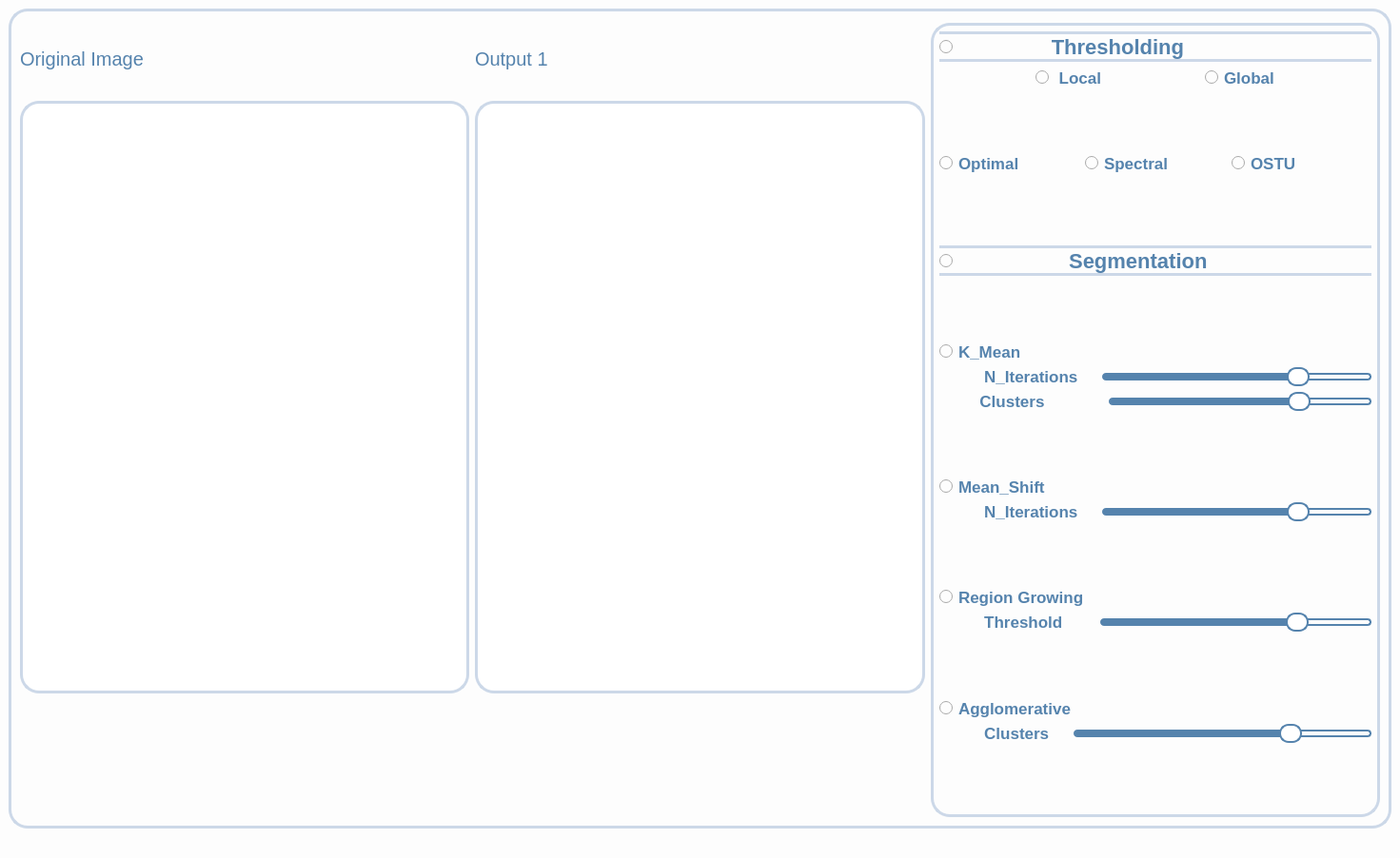
<?xml version="1.0" encoding="UTF-8"?>
<ui version="4.0">
 <class>MainWindow</class>
 <widget class="QMainWindow" name="MainWindow">
  <property name="geometry">
   <rect>
    <x>0</x>
    <y>0</y>
    <width>1471</width>
    <height>902</height>
   </rect>
  </property>
  <property name="windowTitle">
   <string>MainWindow</string>
  </property>
  <property name="styleSheet">
   <string notr="true">background:#fdfdfd;</string>
  </property>
  <widget class="QWidget" name="centralwidget">
   <layout class="QHBoxLayout" name="horizontalLayout">
    <item>
     <widget class="QGroupBox" name="groupBox_3">
      <property name="maximumSize">
       <size>
        <width>1877</width>
        <height>900</height>
       </size>
      </property>
      <property name="styleSheet">
       <string notr="true">background:#fdfdfd;
  border: 3px solid#ccd8e8;
  border-radius: 20px;</string>
      </property>
      <property name="title">
       <string/>
      </property>
      <layout class="QGridLayout" name="gridLayout_7">
       <item row="0" column="2">
        <widget class="QWidget" name="widget_11" native="true">
         <property name="sizePolicy">
          <sizepolicy hsizetype="Expanding" vsizetype="Expanding">
           <horstretch>0</horstretch>
           <verstretch>0</verstretch>
          </sizepolicy>
         </property>
         <property name="styleSheet">
          <string notr="true">
background:#fdfdfd;
  border: 3px solid #ccd8e8;
  border-radius: 20px;</string>
         </property>
         <layout class="QHBoxLayout" name="horizontalLayout_23">
          <item>
           <layout class="QVBoxLayout" name="verticalLayout_9">
            <item>
             <widget class="QRadioButton" name="RadioButton_Harris_2">
              <property name="font">
               <font>
                <pointsize>-1</pointsize>
                <weight>75</weight>
                <bold>true</bold>
               </font>
              </property>
              <property name="styleSheet">
               <string notr="true">Font-size:22px;
font-weight:bold;
background:#fdfdfd;
color:#5583ad;
 border-top: 3px solid #ccd8e8;
 border-bottom: 3px solid#ccd8e8;
border-left:None;
border-right:None;
</string>
              </property>
              <property name="text">
               <string>                Thresholding</string>
              </property>
              <property name="checked">
               <bool>false</bool>
              </property>
             </widget>
            </item>
            <item>
             <layout class="QHBoxLayout" name="horizontalLayout_46">
              <item>
               <spacer name="horizontalSpacer">
                <property name="orientation">
                 <enum>Qt::Horizontal</enum>
                </property>
                <property name="sizeHint" stdset="0">
                 <size>
                  <width>40</width>
                  <height>20</height>
                 </size>
                </property>
               </spacer>
              </item>
              <item>
               <widget class="QRadioButton" name="radioButton_5">
                <property name="styleSheet">
                 <string notr="true">Font-size:17px;
font-weight:bold;
background:#fdfdfd;
color:#5583ad;

border:None;</string>
                </property>
                <property name="text">
                 <string> Local</string>
                </property>
               </widget>
              </item>
              <item>
               <spacer name="horizontalSpacer_3">
                <property name="orientation">
                 <enum>Qt::Horizontal</enum>
                </property>
                <property name="sizeHint" stdset="0">
                 <size>
                  <width>40</width>
                  <height>20</height>
                 </size>
                </property>
               </spacer>
              </item>
              <item>
               <widget class="QRadioButton" name="radioButton_6">
                <property name="styleSheet">
                 <string notr="true">Font-size:17px;
font-weight:bold;
background:#fdfdfd;
color:#5583ad;

border:None;</string>
                </property>
                <property name="text">
                 <string>Global</string>
                </property>
               </widget>
              </item>
              <item>
               <spacer name="horizontalSpacer_2">
                <property name="orientation">
                 <enum>Qt::Horizontal</enum>
                </property>
                <property name="sizeHint" stdset="0">
                 <size>
                  <width>40</width>
                  <height>20</height>
                 </size>
                </property>
               </spacer>
              </item>
             </layout>
            </item>
            <item>
             <spacer name="verticalSpacer_5">
              <property name="orientation">
               <enum>Qt::Vertical</enum>
              </property>
              <property name="sizeHint" stdset="0">
               <size>
                <width>20</width>
                <height>40</height>
               </size>
              </property>
             </spacer>
            </item>
            <item>
             <layout class="QHBoxLayout" name="horizontalLayout_24">
              <item>
               <widget class="QRadioButton" name="radioButton_optimal">
                <property name="styleSheet">
                 <string notr="true">Font-size:17px;
font-weight:bold;
background:#fdfdfd;
color:#5583ad;

border:None;</string>
                </property>
                <property name="text">
                 <string>Optimal</string>
                </property>
               </widget>
              </item>
              <item>
               <widget class="QRadioButton" name="radioButton_spectral">
                <property name="styleSheet">
                 <string notr="true">Font-size:17px;
font-weight:bold;
background:#fdfdfd;
color:#5583ad;

border:None;</string>
                </property>
                <property name="text">
                 <string>Spectral</string>
                </property>
               </widget>
              </item>
              <item>
               <widget class="QRadioButton" name="radioButton_otsu">
                <property name="styleSheet">
                 <string notr="true">Font-size:17px;
font-weight:bold;
background:#fdfdfd;
color:#5583ad;

border:None;</string>
                </property>
                <property name="text">
                 <string>OSTU</string>
                </property>
               </widget>
              </item>
             </layout>
            </item>
            <item>
             <widget class="Line" name="line_7">
              <property name="font">
               <font>
                <pointsize>5</pointsize>
               </font>
              </property>
              <property name="styleSheet">
               <string notr="true">border: 1px solid black;</string>
              </property>
              <property name="lineWidth">
               <number>0</number>
              </property>
              <property name="orientation">
               <enum>Qt::Vertical</enum>
              </property>
             </widget>
            </item>
            <item>
             <spacer name="verticalSpacer_9">
              <property name="orientation">
               <enum>Qt::Vertical</enum>
              </property>
              <property name="sizeHint" stdset="0">
               <size>
                <width>20</width>
                <height>40</height>
               </size>
              </property>
             </spacer>
            </item>
            <item>
             <widget class="QRadioButton" name="RadioButton_SIFT_2">
              <property name="font">
               <font>
                <pointsize>-1</pointsize>
                <weight>75</weight>
                <bold>true</bold>
               </font>
              </property>
              <property name="styleSheet">
               <string notr="true">Font-size:22px;
font-weight:bold;
background:#fdfdfd;
color:#5583ad;
 border-top: 3px solid #ccd8e8;
 border-bottom: 3px solid#ccd8e8;
border-left:None;
border-right:None;
</string>
              </property>
              <property name="text">
               <string>                   Segmentation</string>
              </property>
              <property name="checked">
               <bool>false</bool>
              </property>
             </widget>
            </item>
            <item>
             <spacer name="verticalSpacer_3">
              <property name="orientation">
               <enum>Qt::Vertical</enum>
              </property>
              <property name="sizeHint" stdset="0">
               <size>
                <width>20</width>
                <height>40</height>
               </size>
              </property>
             </spacer>
            </item>
            <item>
             <layout class="QHBoxLayout" name="horizontalLayout_2">
              <item>
               <widget class="QRadioButton" name="radioButton_ssd_sift">
                <property name="styleSheet">
                 <string notr="true">Font-size:17px;
font-weight:bold;
background:#fdfdfd;
color:#5583ad;

border:None;</string>
                </property>
                <property name="text">
                 <string>K_Mean</string>
                </property>
               </widget>
              </item>
             </layout>
            </item>
            <item>
             <layout class="QHBoxLayout" name="horizontalLayout_41">
              <item>
               <widget class="QLabel" name="label_param_23">
                <property name="font">
                 <font>
                  <pointsize>-1</pointsize>
                  <weight>75</weight>
                  <bold>true</bold>
                 </font>
                </property>
                <property name="styleSheet">
                 <string notr="true">Font-size:17px;
font-weight:bold;
background:#fdfdfd;
color:#5583ad;

border:None;</string>
                </property>
                <property name="text">
                 <string>          N_Iterations    </string>
                </property>
               </widget>
              </item>
              <item>
               <widget class="QSlider" name="Slide_SIFT_Ratio_2">
                <property name="styleSheet">
                 <string notr="true">
QSlider {
    background: transparent; /* Make the entire slider background transparent */
    border:None;
}


QSlider::groove:horizontal {
    height: 8px;
    background: :rgba(158,177,175,255); /* Lighter shade of the dark color */
    border-radius: 4px;
}

QSlider::handle:horizontal {
    background:  white; /* Mid-tone between the dark and lighter colors */
    border: 2px solid #5583ad; /* Matches groove */
    width: 20px;
    height: 20px;
    margin: -6px 0;
    border-radius: 10px;
}

QSlider::sub-page:horizontal {
    background: #5583ad; /* Matches handle */
    border-radius: 4px;
}

QSlider::add-page:horizontal {
   
    border:2px solid #5583ad;
    border-radius: 4px;
}

</string>
                </property>
                <property name="minimum">
                 <number>1</number>
                </property>
                <property name="maximum">
                 <number>100</number>
                </property>
                <property name="singleStep">
                 <number>1</number>
                </property>
                <property name="pageStep">
                 <number>5</number>
                </property>
                <property name="value">
                 <number>75</number>
                </property>
                <property name="orientation">
                 <enum>Qt::Horizontal</enum>
                </property>
                <property name="tickPosition">
                 <enum>QSlider::TicksBelow</enum>
                </property>
               </widget>
              </item>
             </layout>
            </item>
            <item>
             <layout class="QHBoxLayout" name="horizontalLayout_39">
              <item>
               <widget class="QLabel" name="label_param_19">
                <property name="font">
                 <font>
                  <pointsize>-1</pointsize>
                  <weight>75</weight>
                  <bold>true</bold>
                 </font>
                </property>
                <property name="styleSheet">
                 <string notr="true">Font-size:17px;
font-weight:bold;
background:#fdfdfd;
color:#5583ad;

border:None;</string>
                </property>
                <property name="text">
                 <string>         Clusters             </string>
                </property>
               </widget>
              </item>
              <item>
               <widget class="QSlider" name="Slide_SIFT_Ratio">
                <property name="styleSheet">
                 <string notr="true">
QSlider {
    background: transparent; /* Make the entire slider background transparent */
    border:None;
}


QSlider::groove:horizontal {
    height: 8px;
    background: :rgba(158,177,175,255); /* Lighter shade of the dark color */
    border-radius: 4px;
}

QSlider::handle:horizontal {
    background:  white; /* Mid-tone between the dark and lighter colors */
    border: 2px solid #5583ad; /* Matches groove */
    width: 20px;
    height: 20px;
    margin: -6px 0;
    border-radius: 10px;
}

QSlider::sub-page:horizontal {
    background: #5583ad; /* Matches handle */
    border-radius: 4px;
}

QSlider::add-page:horizontal {
   
    border:2px solid #5583ad;
    border-radius: 4px;
}

</string>
                </property>
                <property name="minimum">
                 <number>1</number>
                </property>
                <property name="maximum">
                 <number>100</number>
                </property>
                <property name="singleStep">
                 <number>1</number>
                </property>
                <property name="pageStep">
                 <number>5</number>
                </property>
                <property name="value">
                 <number>75</number>
                </property>
                <property name="orientation">
                 <enum>Qt::Horizontal</enum>
                </property>
                <property name="tickPosition">
                 <enum>QSlider::TicksBelow</enum>
                </property>
               </widget>
              </item>
             </layout>
            </item>
            <item>
             <spacer name="verticalSpacer_6">
              <property name="orientation">
               <enum>Qt::Vertical</enum>
              </property>
              <property name="sizeHint" stdset="0">
               <size>
                <width>20</width>
                <height>40</height>
               </size>
              </property>
             </spacer>
            </item>
            <item>
             <widget class="QRadioButton" name="radioButton_ssd_sift_2">
              <property name="styleSheet">
               <string notr="true">Font-size:17px;
font-weight:bold;
background:#fdfdfd;
color:#5583ad;

border:None;</string>
              </property>
              <property name="text">
               <string>Mean_Shift</string>
              </property>
             </widget>
            </item>
            <item>
             <layout class="QHBoxLayout" name="horizontalLayout_42">
              <item>
               <widget class="QLabel" name="label_param_25">
                <property name="font">
                 <font>
                  <pointsize>-1</pointsize>
                  <weight>75</weight>
                  <bold>true</bold>
                 </font>
                </property>
                <property name="styleSheet">
                 <string notr="true">Font-size:17px;
font-weight:bold;
background:#fdfdfd;
color:#5583ad;

border:None;</string>
                </property>
                <property name="text">
                 <string>          N_Iterations    </string>
                </property>
               </widget>
              </item>
              <item>
               <widget class="QSlider" name="Slide_SIFT_Ratio_3">
                <property name="styleSheet">
                 <string notr="true">
QSlider {
    background: transparent; /* Make the entire slider background transparent */
    border:None;
}


QSlider::groove:horizontal {
    height: 8px;
    background: :rgba(158,177,175,255); /* Lighter shade of the dark color */
    border-radius: 4px;
}

QSlider::handle:horizontal {
    background:  white; /* Mid-tone between the dark and lighter colors */
    border: 2px solid #5583ad; /* Matches groove */
    width: 20px;
    height: 20px;
    margin: -6px 0;
    border-radius: 10px;
}

QSlider::sub-page:horizontal {
    background: #5583ad; /* Matches handle */
    border-radius: 4px;
}

QSlider::add-page:horizontal {
   
    border:2px solid #5583ad;
    border-radius: 4px;
}

</string>
                </property>
                <property name="minimum">
                 <number>1</number>
                </property>
                <property name="maximum">
                 <number>100</number>
                </property>
                <property name="singleStep">
                 <number>1</number>
                </property>
                <property name="pageStep">
                 <number>5</number>
                </property>
                <property name="value">
                 <number>75</number>
                </property>
                <property name="orientation">
                 <enum>Qt::Horizontal</enum>
                </property>
                <property name="tickPosition">
                 <enum>QSlider::TicksBelow</enum>
                </property>
               </widget>
              </item>
             </layout>
            </item>
            <item>
             <spacer name="verticalSpacer_4">
              <property name="orientation">
               <enum>Qt::Vertical</enum>
              </property>
              <property name="sizeHint" stdset="0">
               <size>
                <width>20</width>
                <height>40</height>
               </size>
              </property>
             </spacer>
            </item>
            <item>
             <layout class="QHBoxLayout" name="horizontalLayout_36">
              <item>
               <widget class="QRadioButton" name="RadioButton_SSD_2">
                <property name="font">
                 <font>
                  <pointsize>-1</pointsize>
                  <weight>75</weight>
                  <bold>true</bold>
                 </font>
                </property>
                <property name="styleSheet">
                 <string notr="true">Font-size:17px;
font-weight:bold;
background:#fdfdfd;
color:#5583ad;

border:None;</string>
                </property>
                <property name="text">
                 <string>Region Growing</string>
                </property>
                <property name="checked">
                 <bool>false</bool>
                </property>
               </widget>
              </item>
             </layout>
            </item>
            <item>
             <layout class="QHBoxLayout" name="horizontalLayout_44">
              <item>
               <widget class="QLabel" name="label_param_30">
                <property name="font">
                 <font>
                  <pointsize>-1</pointsize>
                  <weight>75</weight>
                  <bold>true</bold>
                 </font>
                </property>
                <property name="styleSheet">
                 <string notr="true">Font-size:17px;
font-weight:bold;
background:#fdfdfd;
color:#5583ad;

border:None;</string>
                </property>
                <property name="text">
                 <string>          Threshold       </string>
                </property>
               </widget>
              </item>
              <item>
               <widget class="QSlider" name="Slide_SIFT_Ratio_5">
                <property name="styleSheet">
                 <string notr="true">
QSlider {
    background: transparent; /* Make the entire slider background transparent */
    border:None;
}


QSlider::groove:horizontal {
    height: 8px;
    background: :rgba(158,177,175,255); /* Lighter shade of the dark color */
    border-radius: 4px;
}

QSlider::handle:horizontal {
    background:  white; /* Mid-tone between the dark and lighter colors */
    border: 2px solid #5583ad; /* Matches groove */
    width: 20px;
    height: 20px;
    margin: -6px 0;
    border-radius: 10px;
}

QSlider::sub-page:horizontal {
    background: #5583ad; /* Matches handle */
    border-radius: 4px;
}

QSlider::add-page:horizontal {
   
    border:2px solid #5583ad;
    border-radius: 4px;
}

</string>
                </property>
                <property name="minimum">
                 <number>1</number>
                </property>
                <property name="maximum">
                 <number>100</number>
                </property>
                <property name="singleStep">
                 <number>1</number>
                </property>
                <property name="pageStep">
                 <number>5</number>
                </property>
                <property name="value">
                 <number>75</number>
                </property>
                <property name="orientation">
                 <enum>Qt::Horizontal</enum>
                </property>
                <property name="tickPosition">
                 <enum>QSlider::TicksBelow</enum>
                </property>
               </widget>
              </item>
             </layout>
            </item>
            <item>
             <spacer name="verticalSpacer">
              <property name="orientation">
               <enum>Qt::Vertical</enum>
              </property>
              <property name="sizeHint" stdset="0">
               <size>
                <width>20</width>
                <height>40</height>
               </size>
              </property>
             </spacer>
            </item>
            <item>
             <widget class="QRadioButton" name="RadioButton_SSD_3">
              <property name="font">
               <font>
                <pointsize>-1</pointsize>
                <weight>75</weight>
                <bold>true</bold>
               </font>
              </property>
              <property name="styleSheet">
               <string notr="true">Font-size:17px;
font-weight:bold;
background:#fdfdfd;
color:#5583ad;

border:None;</string>
              </property>
              <property name="text">
               <string>Agglomerative</string>
              </property>
              <property name="checked">
               <bool>false</bool>
              </property>
             </widget>
            </item>
            <item>
             <layout class="QHBoxLayout" name="horizontalLayout_45">
              <item>
               <widget class="QLabel" name="label_param_34">
                <property name="font">
                 <font>
                  <pointsize>-1</pointsize>
                  <weight>75</weight>
                  <bold>true</bold>
                 </font>
                </property>
                <property name="styleSheet">
                 <string notr="true">Font-size:17px;
font-weight:bold;
background:#fdfdfd;
color:#5583ad;

border:None;</string>
                </property>
                <property name="text">
                 <string>          Clusters    </string>
                </property>
               </widget>
              </item>
              <item>
               <widget class="QSlider" name="Slide_SIFT_Ratio_6">
                <property name="styleSheet">
                 <string notr="true">
QSlider {
    background: transparent; /* Make the entire slider background transparent */
    border:None;
}


QSlider::groove:horizontal {
    height: 8px;
    background: :rgba(158,177,175,255); /* Lighter shade of the dark color */
    border-radius: 4px;
}

QSlider::handle:horizontal {
    background:  white; /* Mid-tone between the dark and lighter colors */
    border: 2px solid #5583ad; /* Matches groove */
    width: 20px;
    height: 20px;
    margin: -6px 0;
    border-radius: 10px;
}

QSlider::sub-page:horizontal {
    background: #5583ad; /* Matches handle */
    border-radius: 4px;
}

QSlider::add-page:horizontal {
   
    border:2px solid #5583ad;
    border-radius: 4px;
}

</string>
                </property>
                <property name="minimum">
                 <number>1</number>
                </property>
                <property name="maximum">
                 <number>100</number>
                </property>
                <property name="singleStep">
                 <number>1</number>
                </property>
                <property name="pageStep">
                 <number>5</number>
                </property>
                <property name="value">
                 <number>75</number>
                </property>
                <property name="orientation">
                 <enum>Qt::Horizontal</enum>
                </property>
                <property name="tickPosition">
                 <enum>QSlider::TicksBelow</enum>
                </property>
               </widget>
              </item>
             </layout>
            </item>
            <item>
             <spacer name="verticalSpacer_2">
              <property name="orientation">
               <enum>Qt::Vertical</enum>
              </property>
              <property name="sizeHint" stdset="0">
               <size>
                <width>20</width>
                <height>40</height>
               </size>
              </property>
             </spacer>
            </item>
            <item>
             <widget class="Line" name="line_8">
              <property name="styleSheet">
               <string notr="true">border: 0.5px solid black;</string>
              </property>
              <property name="orientation">
               <enum>Qt::Vertical</enum>
              </property>
             </widget>
            </item>
           </layout>
          </item>
         </layout>
        </widget>
       </item>
       <item row="0" column="1">
        <layout class="QVBoxLayout" name="verticalLayout_3">
         <item>
          <widget class="QLabel" name="label_param_33">
           <property name="font">
            <font>
             <pointsize>-1</pointsize>
             <weight>75</weight>
             <bold>true</bold>
            </font>
           </property>
           <property name="styleSheet">
            <string notr="true">Font-size:17px;
font-weight:bold;
background:#fdfdfd;
color:#5583ad;

border:None;</string>
           </property>
           <property name="text">
            <string/>
           </property>
          </widget>
         </item>
         <item>
          <widget class="QLabel" name="Label_output_2">
           <property name="font">
            <font>
             <pointsize>-1</pointsize>
            </font>
           </property>
           <property name="styleSheet">
            <string notr="true">Font-size:20px;
color:Black;
background:#fdfdfd;
color:#5583ad;
border:None;
</string>
           </property>
           <property name="text">
            <string>Output 1</string>
           </property>
          </widget>
         </item>
         <item>
          <widget class="QLabel" name="label_param_18">
           <property name="font">
            <font>
             <pointsize>-1</pointsize>
             <weight>75</weight>
             <bold>true</bold>
            </font>
           </property>
           <property name="styleSheet">
            <string notr="true">Font-size:17px;
font-weight:bold;
background:#fdfdfd;
color:#5583ad;

border:None;</string>
           </property>
           <property name="text">
            <string/>
           </property>
          </widget>
         </item>
         <item>
          <widget class="QLabel" name="Widget_Output_1">
           <property name="sizePolicy">
            <sizepolicy hsizetype="Expanding" vsizetype="Expanding">
             <horstretch>0</horstretch>
             <verstretch>0</verstretch>
            </sizepolicy>
           </property>
           <property name="minimumSize">
            <size>
             <width>100</width>
             <height>100</height>
            </size>
           </property>
           <property name="styleSheet">
            <string notr="true">background-color:white;
  border: 3px solid #ccd8e8;
border-radius:20px;</string>
           </property>
          </widget>
         </item>
         <item>
          <widget class="QLabel" name="label_param_14">
           <property name="font">
            <font>
             <pointsize>-1</pointsize>
             <weight>75</weight>
             <bold>true</bold>
            </font>
           </property>
           <property name="styleSheet">
            <string notr="true">Font-size:17px;
font-weight:bold;
background:#fdfdfd;
color:#5583ad;

border:None;</string>
           </property>
           <property name="text">
            <string/>
           </property>
          </widget>
         </item>
         <item>
          <widget class="QLabel" name="label_param_21">
           <property name="font">
            <font>
             <pointsize>-1</pointsize>
             <weight>75</weight>
             <bold>true</bold>
            </font>
           </property>
           <property name="styleSheet">
            <string notr="true">Font-size:17px;
font-weight:bold;
background:#fdfdfd;
color:#5583ad;

border:None;</string>
           </property>
           <property name="text">
            <string/>
           </property>
          </widget>
         </item>
         <item>
          <widget class="QLabel" name="label_param_16">
           <property name="font">
            <font>
             <pointsize>-1</pointsize>
             <weight>75</weight>
             <bold>true</bold>
            </font>
           </property>
           <property name="styleSheet">
            <string notr="true">Font-size:17px;
font-weight:bold;
background:#fdfdfd;
color:#5583ad;

border:None;</string>
           </property>
           <property name="text">
            <string/>
           </property>
          </widget>
         </item>
         <item>
          <widget class="QLabel" name="label_param_15">
           <property name="font">
            <font>
             <pointsize>-1</pointsize>
             <weight>75</weight>
             <bold>true</bold>
            </font>
           </property>
           <property name="styleSheet">
            <string notr="true">Font-size:17px;
font-weight:bold;
background:#fdfdfd;
color:#5583ad;

border:None;</string>
           </property>
           <property name="text">
            <string/>
           </property>
          </widget>
         </item>
         <item>
          <widget class="QLabel" name="label_param_13">
           <property name="font">
            <font>
             <pointsize>-1</pointsize>
             <weight>75</weight>
             <bold>true</bold>
            </font>
           </property>
           <property name="styleSheet">
            <string notr="true">Font-size:17px;
font-weight:bold;
background:#fdfdfd;
color:#5583ad;

border:None;</string>
           </property>
           <property name="text">
            <string/>
           </property>
          </widget>
         </item>
        </layout>
       </item>
       <item row="0" column="0">
        <layout class="QVBoxLayout" name="verticalLayout_4">
         <item>
          <widget class="QLabel" name="label_param_32">
           <property name="font">
            <font>
             <pointsize>-1</pointsize>
             <weight>75</weight>
             <bold>true</bold>
            </font>
           </property>
           <property name="styleSheet">
            <string notr="true">Font-size:17px;
font-weight:bold;
background:#fdfdfd;
color:#5583ad;

border:None;</string>
           </property>
           <property name="text">
            <string/>
           </property>
          </widget>
         </item>
         <item>
          <widget class="QLabel" name="label_13">
           <property name="font">
            <font>
             <pointsize>-1</pointsize>
            </font>
           </property>
           <property name="styleSheet">
            <string notr="true">Font-size:20px;
color:Black;
background:#fdfdfd;
color:#5583ad;
border:None;
</string>
           </property>
           <property name="text">
            <string>Original Image</string>
           </property>
          </widget>
         </item>
         <item>
          <widget class="QLabel" name="label_param_28">
           <property name="font">
            <font>
             <pointsize>-1</pointsize>
             <weight>75</weight>
             <bold>true</bold>
            </font>
           </property>
           <property name="styleSheet">
            <string notr="true">Font-size:17px;
font-weight:bold;
background:#fdfdfd;
color:#5583ad;

border:None;</string>
           </property>
           <property name="text">
            <string/>
           </property>
          </widget>
         </item>
         <item>
          <widget class="QLabel" name="Widget_Output_3">
           <property name="sizePolicy">
            <sizepolicy hsizetype="Expanding" vsizetype="Expanding">
             <horstretch>0</horstretch>
             <verstretch>0</verstretch>
            </sizepolicy>
           </property>
           <property name="minimumSize">
            <size>
             <width>100</width>
             <height>100</height>
            </size>
           </property>
           <property name="styleSheet">
            <string notr="true">background-color:white;
  border: 3px solid #ccd8e8;
border-radius:20px;</string>
           </property>
          </widget>
         </item>
         <item>
          <widget class="QLabel" name="label_param_24">
           <property name="font">
            <font>
             <pointsize>-1</pointsize>
             <weight>75</weight>
             <bold>true</bold>
            </font>
           </property>
           <property name="styleSheet">
            <string notr="true">Font-size:17px;
font-weight:bold;
background:#fdfdfd;
color:#5583ad;

border:None;</string>
           </property>
           <property name="text">
            <string/>
           </property>
          </widget>
         </item>
         <item>
          <widget class="QLabel" name="label_param_31">
           <property name="font">
            <font>
             <pointsize>-1</pointsize>
             <weight>75</weight>
             <bold>true</bold>
            </font>
           </property>
           <property name="styleSheet">
            <string notr="true">Font-size:17px;
font-weight:bold;
background:#fdfdfd;
color:#5583ad;

border:None;</string>
           </property>
           <property name="text">
            <string/>
           </property>
          </widget>
         </item>
         <item>
          <widget class="QLabel" name="label_param_29">
           <property name="font">
            <font>
             <pointsize>-1</pointsize>
             <weight>75</weight>
             <bold>true</bold>
            </font>
           </property>
           <property name="styleSheet">
            <string notr="true">Font-size:17px;
font-weight:bold;
background:#fdfdfd;
color:#5583ad;

border:None;</string>
           </property>
           <property name="text">
            <string/>
           </property>
          </widget>
         </item>
         <item>
          <widget class="QLabel" name="label_param_26">
           <property name="font">
            <font>
             <pointsize>-1</pointsize>
             <weight>75</weight>
             <bold>true</bold>
            </font>
           </property>
           <property name="styleSheet">
            <string notr="true">Font-size:17px;
font-weight:bold;
background:#fdfdfd;
color:#5583ad;

border:None;</string>
           </property>
           <property name="text">
            <string/>
           </property>
          </widget>
         </item>
         <item>
          <widget class="QLabel" name="label_param_22">
           <property name="font">
            <font>
             <pointsize>-1</pointsize>
             <weight>75</weight>
             <bold>true</bold>
            </font>
           </property>
           <property name="styleSheet">
            <string notr="true">Font-size:17px;
font-weight:bold;
background:#fdfdfd;
color:#5583ad;

border:None;</string>
           </property>
           <property name="text">
            <string/>
           </property>
          </widget>
         </item>
        </layout>
       </item>
      </layout>
     </widget>
    </item>
   </layout>
  </widget>
  <widget class="QMenuBar" name="menubar">
   <property name="geometry">
    <rect>
     <x>0</x>
     <y>0</y>
     <width>1471</width>
     <height>26</height>
    </rect>
   </property>
  </widget>
  <widget class="QStatusBar" name="statusbar"/>
 </widget>
 <resources/>
 <connections/>
</ui>
